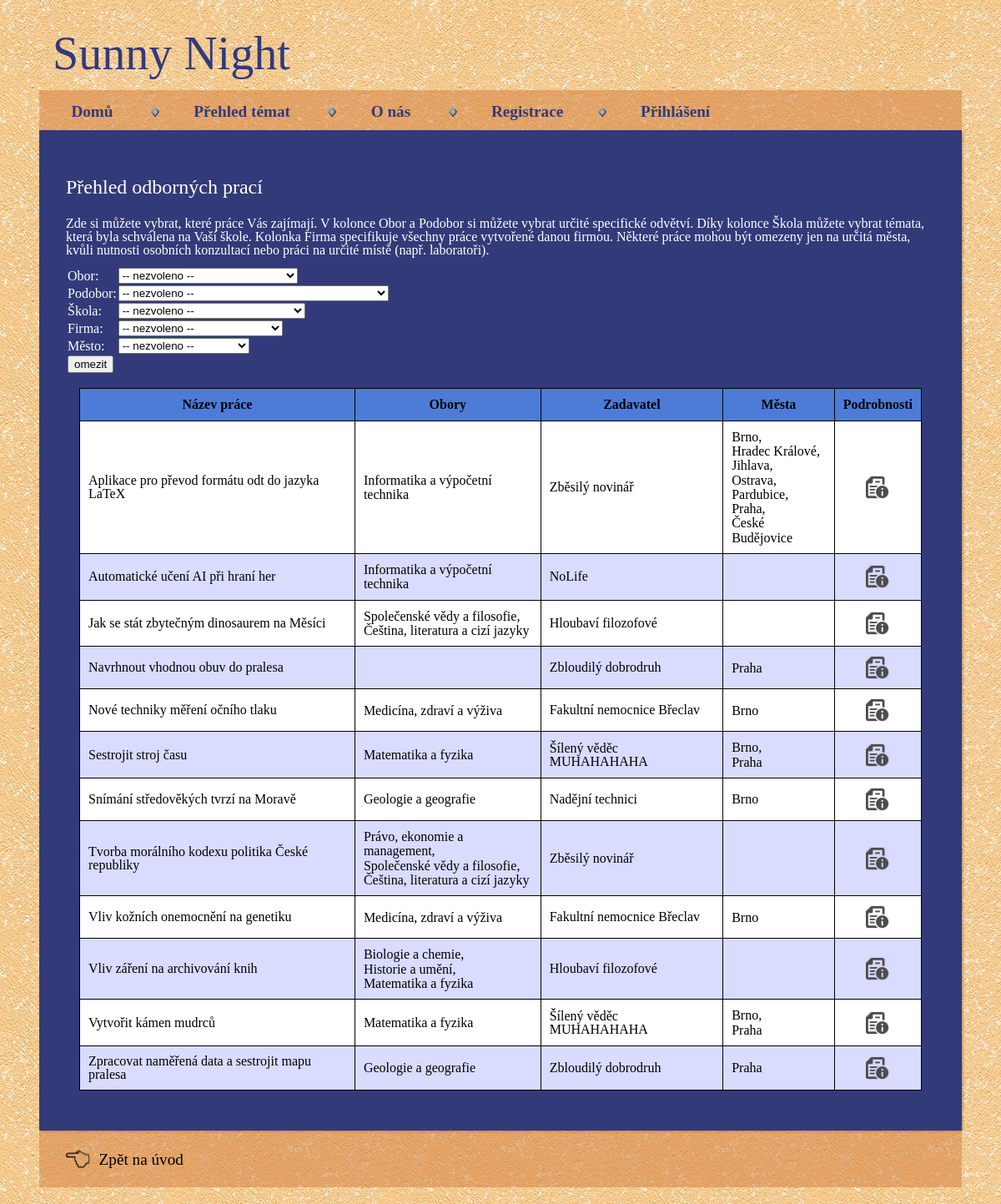
/prehled_temat.php, run on the app's committed database.
### tables this page shows
CREATE TABLE IF NOT EXISTS `itu_h_prace` (
  `ID` int(11) NOT NULL AUTO_INCREMENT,
  `nazev` varchar(128) NOT NULL,
  `zadavatel` int(11) NOT NULL,
  `plat` varchar(39) DEFAULT NULL,
  `zadani_strucne` varchar(4000) NOT NULL,
  `zadani_odkaz` varchar(128) NOT NULL,
  `casova_narocnost` varchar(128) DEFAULT NULL,
  PRIMARY KEY (`ID`)
);

CREATE TABLE IF NOT EXISTS `itu_h_firmy` (
  `ID` int(11) NOT NULL AUTO_INCREMENT,
  `nazev` varchar(128) NOT NULL,
  `ulice` varchar(128) DEFAULT NULL,
  `cislo_popisne` varchar(128) DEFAULT NULL,
  `psc` int(5) DEFAULT NULL,
  `mesto` int(11) NOT NULL,
  `telefon` int(9) DEFAULT NULL,
  `email` varchar(128) NOT NULL,
  PRIMARY KEY (`ID`),
  UNIQUE KEY `email` (`email`)
);

### includes/tabulka_temata.php (the view, shortened to what this page needs)
<?php
	echo '
		<form method="post">
		<table class="filtr">
			<tbody>
				<tr>
					<td>
						Obor:
					</td>
					<td>
						<select name="obor">
							<option value="0">-- nezvoleno --</option>
	';
	echo '
						</select>
					</td>
				</tr>
				<tr>
					<td>
						Podobor:
					</td>
					<td>
						<select name="podobor">
							<option value="0">-- nezvoleno --</option>
	';
	echo '
						</select>
					</td>
				</tr>
				<tr>
					<td>
						Škola:
					</td>
					<td>
						<select name="skola">
							<option value="0">-- nezvoleno --</option>
	';
	echo '
						</select>
					</td>
				</tr>
				<tr>
					<td>
						Firma:
					</td>
					<td>
						<select name="firma">
							<option value="0">-- nezvoleno --</option>
	';
	echo '
						</select>
					</td>
				</tr>
				<tr>
					<td>
						Město:
					</td>
					<td>
						<select name="mesto">
							<option value="0">-- nezvoleno --</option>
	';
	echo '
						</select>
					</td>
				</tr>
				<tr>
					<td>
						<input type="submit" name="omezit" value="omezit">
					</td>
				</tr>
			</tbody>
		</table>
		</form>
		<table id="keywords" class="ohranicena_tabulka">
			<thead>
				<tr>
					<th><span>Název práce</span><div class="arrow-up"></div><div class="arrow-down"></div></th>
					<th><span>Obory</span><div class="arrow-up"></div><div class="arrow-down"></div></th>
					<th><span>Zadavatel</span><div class="arrow-up"></div><div class="arrow-down"></div></th>
					<th><span>Města</span><div class="arrow-up"></div><div class="arrow-down"></div></th>
	';
	echo '
					<th><span>Podrobnosti</span><div class="arrow-up"></div><div class="arrow-down"></div></th>
				</tr>
			</thead>
			<tbody>
	';
	$where = "1 = 1";
 	$prace_select = mysql_query(
		"SELECT DISTINCT
		  itu_h_prace.ID,
		  itu_h_prace.nazev,
		  itu_h_prace.plat,
		  itu_h_mesta.nazev AS mesto,
		  itu_h_obory.nazev AS obor,
		  itu_h_firmy.nazev AS firma,
		  itu_h_skoly.ID AS skola
		FROM
		  itu_h_prace
		    LEFT JOIN itu_s_prace_mesta    ON itu_h_prace.ID    = itu_s_prace_mesta.prace
			LEFT JOIN itu_s_prace_skoly    ON itu_h_prace.ID    = itu_s_prace_skoly.prace
			LEFT JOIN itu_s_prace_podobory ON itu_h_prace.ID    = itu_s_prace_podobory.prace
			LEFT JOIN itu_h_mesta          ON itu_h_mesta.ID    = itu_s_prace_mesta.mesto
			LEFT JOIN itu_h_skoly          ON itu_h_skoly.ID    = itu_s_prace_skoly.skola
			LEFT JOIN itu_h_firmy          ON itu_h_firmy.ID    = itu_h_prace.zadavatel
			LEFT JOIN itu_h_podobory       ON itu_h_podobory.ID = itu_s_prace_podobory.podobor
			LEFT JOIN itu_h_obory          ON itu_h_obory.ID    = itu_h_podobory.obor
		WHERE
		  $where
		ORDER BY itu_h_prace.nazev, itu_h_obory.nazev, itu_h_firmy.nazev, itu_h_mesta.nazev"
	);
	$prace = array();
	while ( $row = mysql_fetch_assoc( $prace_select ) ) {
		array_push( $prace, $row );
	}
	$prev_id = 0;
	foreach ($prace as $row) {
		if ( $prev_id != $row['ID']  ) {
			$mesta = array();
			$obory = array();
			foreach ( $prace as $next_row) {
				if ( $next_row['ID'] == $row['ID'] ) {
					if ( $next_row['mesto'] != NULL ) {
						if ( !in_array( $next_row['mesto'], $mesta ) ) {
							array_push( $mesta, $next_row['mesto'] );
						}
					}
					if ( $next_row['obor'] != NULL ) {
						if ( !in_array( $next_row['obor'], $obory ) ) {
							array_push( $obory, $next_row['obor'] );
						}
					}
				}
			}
			sort( $mesta );
			sort( $obory );
			$obory = implode( ',<br>', $obory );
			$mesta = implode( ',<br>', $mesta );
			echo '
				<tr>
					<td class="lalign">'.$row['nazev'].'</td>
					<td class="lalign nowrap"><span class="max_height">'.$obory.'</span></td>
					<td class="lalign nowrap">'.$row['firma'].'</td>
					<td class="lalign nowrap"><span class="max_height">'.$mesta.'</span></td>
			';
			echo '
					<td><a href="./detail.php?prace='.$row['ID'].'"><img src="./pictures/detail_icon.png" class="icon_detail"></a></td>
				</tr>
			';
			$prev_id = $row['ID'];
		}
	}
	echo '
			</tbody>
		</table>
	';
?>

### prehled_temat.php (shortened to what this page needs)
<!DOCTYPE html>
<html>
	<head>
		<?php include 'includes/head.php' ?>
	</head>
	<body>
		<div id="main-body">
			<?php include 'includes/header.php' ?>
			<div id="wrapper">
				<h2>Přehled odborných prací</h2>
				<p class="featureless">
					Zde si můžete vybrat, které práce Vás zajímají.
					V kolonce Obor a Podobor si můžete vybrat určité specifické odvětví.
					Díky kolonce Škola můžete vybrat témata, která byla schválena na Vaší škole.
					Kolonka Firma specifikuje všechny práce vytvořené danou firmou.
					Některé práce mohou být omezeny jen na určitá města, kvůli nutnosti osobních konzultací nebo práci na určité místě (např. laboratoři).
				</p>
				<?php include 'includes/tabulka_temata.php' ?>
			</div>
			<div id="footer">
				<a href="./index.php"><img src="./pictures/point_hand_left.png" class="icon_point_hand"><span>Zpět na úvod</span></a>
			</div>
		</div>
	</body>
</html>

### includes/head.php
<?php
	echo '
		<meta charset="UTF-8">
		<meta name="viewport" content="width=device-width, initial-scale=1">
		<meta name="viewport" content="width=device-width, initial-scale=1">
		<link rel="stylesheet" href="css/style.css">
	';
?>

### includes/header.php (shortened to what this page needs)
<?php
	$registrace = '<li><a href="./registrace.php">Registrace</a></li><li><a href="./prihlaseni.php">Přihlášení</a></li>';
	$nova_prace = "";
	echo '
		<div id="header">
			<a id="company-name" href="./index.php"><h1>Sunny Night</h1></a>
			<div id="menu-wrapper">
				<ul id="menu">
					<li><a href="./index.php">Domů</a></li>
					<li><a href="./prehled_temat.php">Přehled témat</a></li>
					'.$nova_prace.'
					<li><a href="./o_nas.php">O nás</a></li>
					'.$registrace.'
				</ul>
			</div>
		</div>
	';
?>

### css/style.css (style rules this page uses)
html, body, div, span, applet, object, iframe, h1, h2, h3, h4, h5, h6, p, blockquote, pre, a, abbr, acronym, address, big, cite, code, del, dfn, em, img, ins, kbd, q, s, samp, small, strike, strong, sub, sup, tt, var, b, u, i, center, dl, dt, dd, ol, ul, li, fieldset, form, label, legend, table, caption, tbody, tfoot, thead, tr, th, td, article, aside, canvas, details, embed, figure, figcaption, footer, header, hgroup, menu, nav, output, ruby, section, summary, time, mark, audio, video { margin: 0; padding: 0; border: 0; font-size: 100%; font: inherit; vertical-align: middle; outline: none; -webkit-font-smoothing: antialiased; -webkit-text-size-adjust: 100%; -ms-text-size-adjust: 100%; -webkit-box-sizing: border-box; -moz-box-sizing: border-box; box-sizing: border-box; }
html { overflow-y: auto; overflow-x: auto; min-width: 740px; }
body { background: url('../pictures/background.jpg'); font-family: 'Quivira'; display: block; margin: 20px 30px; line-height: 1; color: #fff; }
a { text-decoration: none; color: #fff; }
#main-body { display: block; max-width: 1250px; min-width: 320px; padding: 0px 17px; margin: 0 auto; }
#header h1 { color: #333a79; font-size: 3.5em; font-weight: 500; }
#header #company-name { display: inline-block; padding: 1em; }
#header #menu-wrapper { background-color: rgba(212, 126, 63, 0.5); height: 3em; max-width: 1250px; min-width: 320px; white-space: nowrap; overflow-x: auto; overflow-y: hidden; -webkit-overflow-scrolling: touch; -ms-overflow-style: -ms-autohiding-scrollbar; }
#menu { width: 100%; }
#menu li { display: inline-block; padding: 1em 0; }
#menu li + li { background-image: url(../pictures/sep.png); background-size: 1em; background-repeat: no-repeat; background-position: left; padding-left: 1em; }
#menu a { color: rgb(51, 58, 121); font-size: 1.2em; font-weight: 700; white-space: nowrap; padding: 1em 2em; }
#wrapper { background: rgb(51, 58, 121); padding: 2em; -webkit-box-shadow: 2px 2px 3px -1px rgba(0,0,0,0.35); }
h2 { color: rgb(255, 255, 255); font-size: 1.5em; margin: 1em 0; }
p { margin-bottom: 0.7em; }
.ohranicena_tabulka { display: block; border-collapse: collapse; overflow-x: auto; overflow-y: hidden; color: #000; margin: 1em; }
.ohranicena_tabulka thead { border: 1px solid black; background-color: #4D7CD8; }
.ohranicena_tabulka thead th { border: 1px solid black; font-weight: 700; text-align: center; padding: 10px; height: 30px; }
.ohranicena_tabulka tbody tr { background-color: #fff; text-align: center; }
.ohranicena_tabulka tbody tr:nth-child(2n) { background-color: rgb(217, 219, 255); }
.ohranicena_tabulka tbody .lalign { text-align: left; }
.ohranicena_tabulka td { border: 1px solid black; padding: 10px; }
.ohranicena_tabulka a { margin: 0 auto; }
.ohranicena_tabulka a img { width: 30px; height: 30px; }
#footer { background-color: rgba(212, 126, 63, 0.5); padding: 15px; }
#footer a { color: #000; padding: 15px; }
#footer img { display: inline-block; height: 2em; width: 2em; }
#footer span { display: inline-block; font-size: 1.2em; padding: 0.5em; }

### data on the page
itu_h_prace: nazev "Aplikace pro převod formátu odt do jazyka LaTeX", obory "Informatika a výpočetní technika", itu_h_firmy.nazev "Zběsilý novinář", mesta "Brno, Hradec Králové, Jihlava, Ostrava, Pardubice, Praha, České Budějovice"
itu_h_prace: nazev "Automatické učení AI při hraní her", obory "Informatika a výpočetní technika", itu_h_firmy.nazev "NoLife"
itu_h_prace: nazev "Jak se stát zbytečným dinosaurem na Měsíci", obory "Společenské vědy a filosofie, Čeština, literatura a cizí jazyky", itu_h_firmy.nazev "Hloubaví filozofové"
itu_h_prace: nazev "Navrhnout vhodnou obuv do pralesa", itu_h_firmy.nazev "Zbloudilý dobrodruh", mesta "Praha"
itu_h_prace: nazev "Nové techniky měření očního tlaku", obory "Medicína, zdraví a výživa", itu_h_firmy.nazev "Fakultní nemocnice Břeclav", mesta "Brno"
itu_h_prace: nazev "Sestrojit stroj času", obory "Matematika a fyzika", itu_h_firmy.nazev "Šílený věděc MUHAHAHAHA", mesta "Brno, Praha"
itu_h_prace: nazev "Snímání středověkých tvrzí na Moravě", obory "Geologie a geografie", itu_h_firmy.nazev "Nadějní technici", mesta "Brno"
itu_h_prace: nazev "Tvorba morálního kodexu politika České republiky", obory "Právo, ekonomie a management, Společenské vědy a filosofie, Čeština, literatura a cizí jazyky", itu_h_firmy.nazev "Zběsilý novinář"
itu_h_prace: nazev "Vliv kožních onemocnění na genetiku", obory "Medicína, zdraví a výživa", itu_h_firmy.nazev "Fakultní nemocnice Břeclav", mesta "Brno"
itu_h_prace: nazev "Vliv záření na archivování knih", obory "Biologie a chemie, Historie a umění, Matematika a fyzika", itu_h_firmy.nazev "Hloubaví filozofové"
itu_h_prace: nazev "Vytvořit kámen mudrců", obory "Matematika a fyzika", itu_h_firmy.nazev "Šílený věděc MUHAHAHAHA", mesta "Brno, Praha"
itu_h_prace: nazev "Zpracovat naměřená data a sestrojit mapu pralesa", obory "Geologie a geografie", itu_h_firmy.nazev "Zbloudilý dobrodruh", mesta "Praha"
